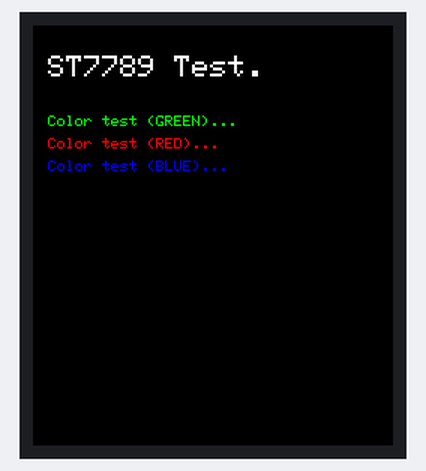
Bench run of a sketch on a simulated Arduino Uno, built with avr-gcc and run on an emulated ATmega328P. Shown: 240×280 colour display. What the sketch prints to the serial monitor is not drawn.

Above: at 0.3 s.

The sketch:

ESP32S3_1.69inch_ST7789V2.ino
```cpp
/*
* Example project - ESP32-S3 with 1.69" 240x280 RGB ST7789 display.
* (c)2026 mzabovsky
*
* Board and peripherals:
*   - Waveshare ESP32-S3-DEV-KIT-N32R16 -> https://docs.waveshare.com/ESP32-S3-DEV-KIT-N8R8
*   - Waveshare 1.69” 240x280 RGB IPS ST7789V2 -> https://www.waveshare.com/1.69inch-tft-module.htm?srsltid=AYCX9vID-5ex6a00Zwb7QWUnkV4MBa0fgjmRN6wswLQrYDksEHFVM7xw
*
* Firmware flash (single monolithic firmware):
*   -  firmware -> https://docs.waveshare.com/ESP32-S3-DEV-KIT-N8R8/Resources-And-Documents
*   % esptool --chip esp32s3 --port /dev/cu.XXXXXX erase-flash
*   % esptool --chip esp32s3 --port /dev/cu.XXXXXX write-flash -z 0x0 Waveshare_N16R8.bin
*
* Arduino IDE settings:
*   - Board: "ESP32S3 Dev Module Octal (WROOM2)"
*   - USB CDC On Boot: "Enabled"
*   - Flash Mode: "OPI 80MHz"
*   - Upload Speed: "115200"
*
*/

#include <SPI.h>
#include <Adafruit_GFX.h>
#include <Adafruit_ST7789.h>

#define TFT_WIDTH   240
#define TFT_HEIGHT  280

#define TFT_MOSI    11  // SDA
#define TFT_CLK     12  // SCL
#define TFT_CS      9   // CS
#define TFT_DC      10  // DC
#define TFT_RST     14  // RES
#define TFT_BL      13  // BLK

Adafruit_ST7789 tft = Adafruit_ST7789(TFT_CS, TFT_DC, TFT_RST);


void setup() {
  Serial.begin(115200);
  while(!Serial);

  Serial.println(); Serial.println();
  Serial.println("ST7789 Test");
  Serial.println("-----------------------------------------------------");

  tft.init(TFT_WIDTH, TFT_HEIGHT, SPI_MODE0);
  tft.setRotation(2);
  tft.fillScreen(ST77XX_BLACK);

  Serial.println("Display initialized.");
  //Serial.println(ST7735_MADCTL_BGR);

  tft.setTextColor(ST77XX_WHITE);
  tft.setTextSize(2);
  tft.setCursor(10,20);
  tft.println("ST7789 Test.");

  tft.setTextColor(ST77XX_GREEN);
  tft.setTextSize(1);
  tft.setCursor(10,60);
  tft.println("Color test (GREEN)...");

  tft.setTextColor(ST77XX_RED);
  tft.setTextSize(1);
  tft.setCursor(10,75);
  tft.println("Color test (RED)...");

  tft.setTextColor(ST77XX_BLUE);
  tft.setTextSize(1);
  tft.setCursor(10,90);
  tft.println("Color test (BLUE)...");

}

void loop() {
  // put your main code here, to run repeatedly:

}
```
